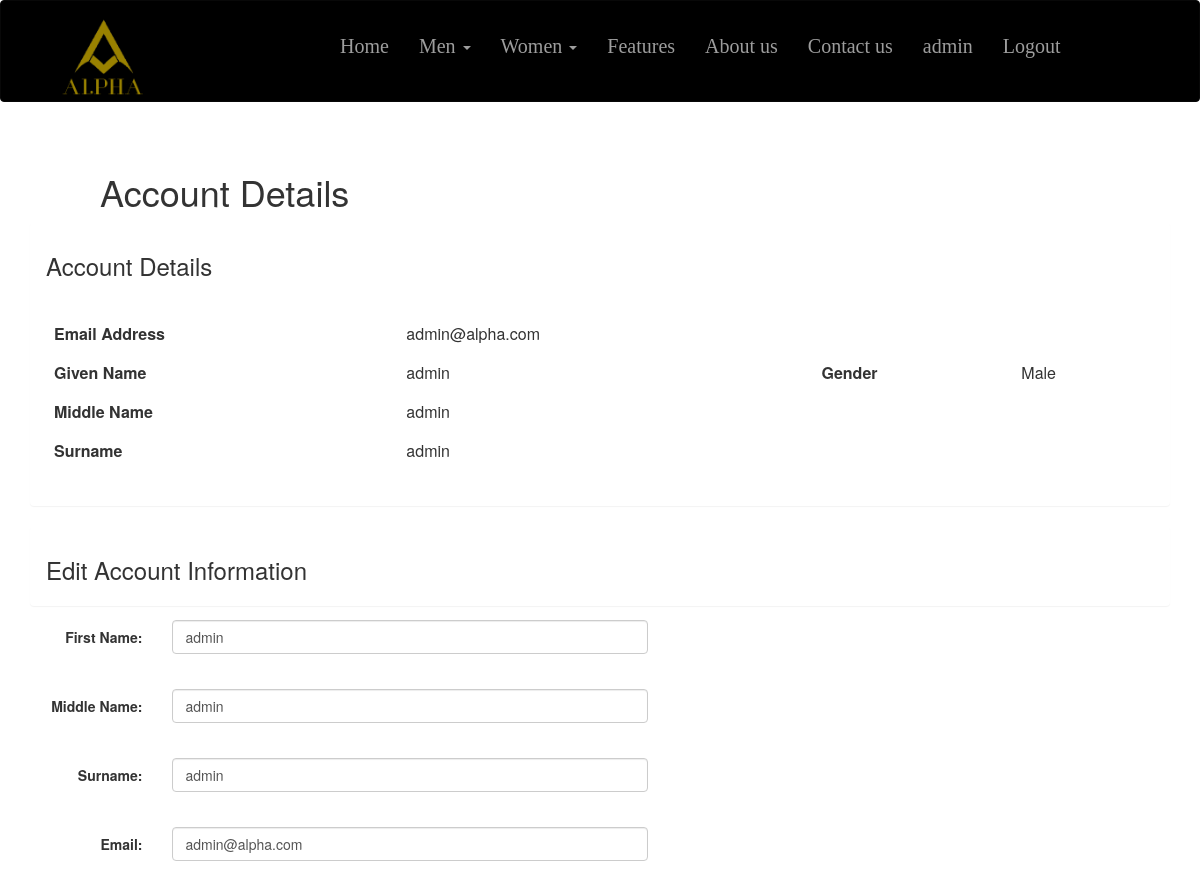
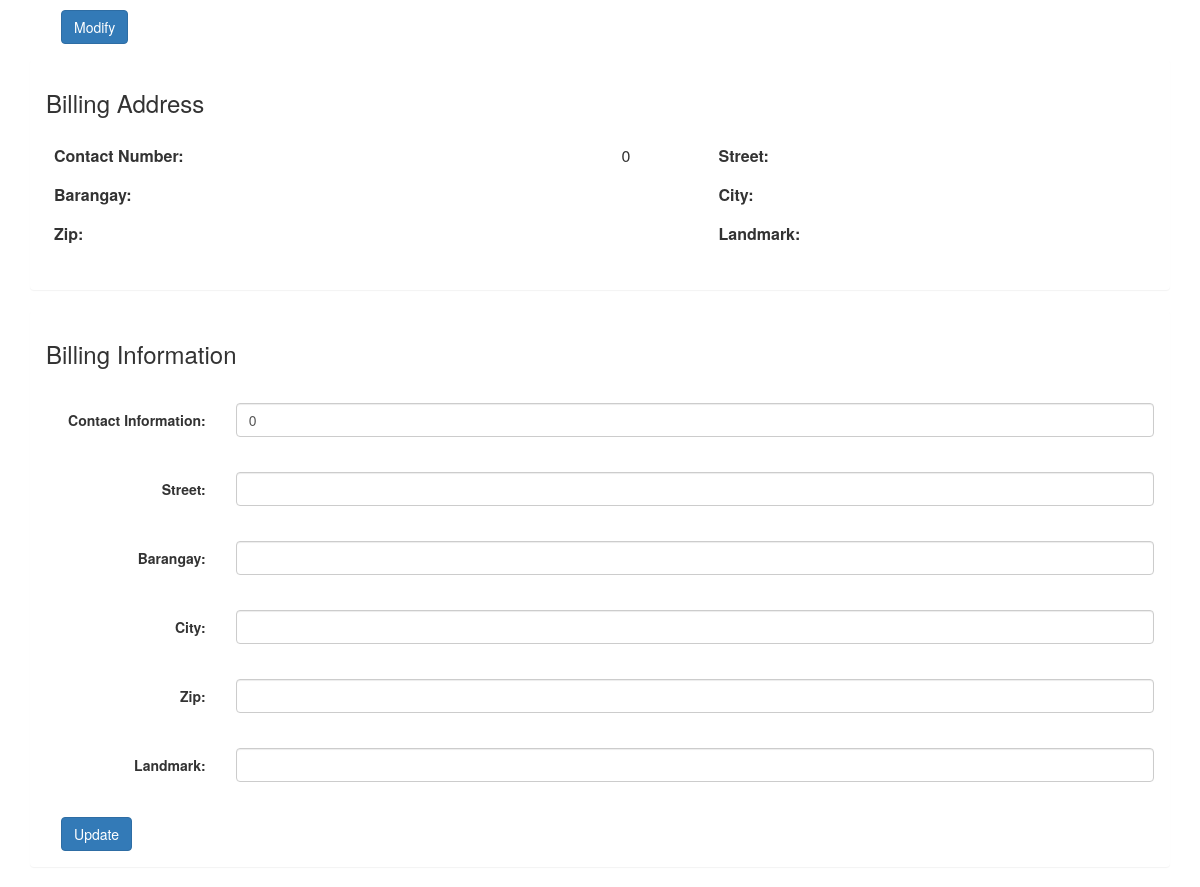
Screenshot of /register/home.php (signed in) with the database file from the repository (2 pictures, top to bottom).
### tables this page shows
CREATE TABLE `reg` (
  `user_id` int(11) NOT NULL,
  `email` varchar(50) NOT NULL,
  `password` varchar(500) NOT NULL,
  `fname` varchar(50) NOT NULL,
  `lname` varchar(50) NOT NULL,
  `mname` varchar(50) NOT NULL,
  `gender` varchar(50) NOT NULL,
  `Status` varchar(1) NOT NULL,
  `contact` int(11) NOT NULL,
  `street` varchar(100) NOT NULL,
  `barangay` varchar(100) NOT NULL,
  `city` varchar(100) NOT NULL,
  `zip` varchar(100) NOT NULL,
  `landmark` varchar(100) NOT NULL
);

### register/home.php (the view, shortened to what this page needs)
<html>
<head>
			<link href="reg.css" type="text/css" rel="stylesheet">
</head>
<?php
	include("heading.php");
	if(empty($_SESSION['user_id']))
		header("location: ../register/login.php");
	else{
		include '../connect/conn.php';
		$result = mysqli_query($conn, "SELECT * FROM reg WHERE user_id = $_SESSION[user_id]");
		$row = mysqli_fetch_assoc($result);
		echo "<h1>Account Details</h1>";
	}
?>
	</head>
	<body>
		<div class = "container">
			<div class = "row">
				<div class = "col-sm-12">
					<div class = "panel">
						<div class = "panel-heading">
							<h3> Account Details </h3>
						</div>
						<div class = "panel-body">
							<table class = "table table-borderless" class = "col-sm-6">
								<tbody>
									<tr>
										<th> Email Address </th>
										<td> <?php echo $row['email'] ?> </td>
									</tr>
									<tr>
										<th> Given Name </th>
										<td> <?php echo $row['fname'] ?> </td>
										<th> Gender </th>
										<td> <?php echo $row['gender'] == 'male' ? 'Male' : "Female"; ?> </td>
									</tr>
									<tr>
										<th> Middle Name </th>
										<td> <?php echo $row['mname'] ?> </td>
									</tr>
									<tr>
										<th> Surname </th>
										<td> <?php echo $row['lname'] ?> </td>
									</tr>
								</tbody>
							</table>
						</div>
					</div>
				</div>
				<div class = "col-sm-12">
					<div class = "panel">
						<div class = "panel-heading">
							<h3> Edit Account Information </h3>
						</div>
						<div class = "panel-body col-sm-8">
							<form class = 'form-horizontal' method = 'post' action = 'home.php'>
								<div class = "form-group">
									<label class = "control-label col-sm-2"> First Name: </label>
									<div class = "col-sm-8">
										<input type = "text" class = "form-control" name = "fname" value = '<?php echo $row['fname'] ?>'> <br>
									</div>
								</div>
								<div class = "form-group">
									<label class = "control-label col-sm-2"> Middle Name:  </label>
									<div class = "col-sm-8">
										<input type = "text" class = "form-control" name = "mname" value = '<?php echo $row['mname'] ?>'> <br>
									</div>
								</div>
								<div class = "form-group">
									<label class = "control-label col-sm-2"> Surname:  </label>
									<div class = "col-sm-8">
										<input type = "text" class = "form-control" name = "lname" value = '<?php echo $row['lname'] ?>'> <br>
									</div>
								</div>
								<div class = "form-group">
									<label class = "control-label col-sm-2"> Email: </label>
									<div class = "col-sm-8">
										<input type = "email" class = "form-control" name = "email" value = '<?php echo $row['email'] ?>'> <br>
									</div>
								</div>
								<div class = "col-sm-2">
									<button type = "submit" class = "btn btn-primary" name = 'register'> Modify</button>
								</div>
								<div class = "col-sm-6">
								</div>
							</form>
						</div>
					</div>
				</div>
			</div>
		</div>
		<div class = "container">
			<div class = "row">
				<div class = "col-sm-12">
					<div class = "panel">
						<div class = "panel-heading col-sm-6">
							<h3> Billing Address</h3>
						</div>
						<div class = "panel-body">
							<table class = "table table-borderless" class = "col-sm-6">
								<tbody>
									<tr>
										<th>Contact Number: </th>
										<td><?php echo $row['contact'];?> </td>
										<th>Street: </th>
										<td><?php echo $row['street'];?> </td>
									</tr>
									<tr>
										<th>Barangay: </th>
										<td> <?php echo $row['barangay'];?></td>
										<th>City: </th>
										<td><?php echo $row['city'];?> </td>
									</tr>
									<tr>
										<th>Zip: </th>
										<td><?php echo $row['zip']; ?> </td>
										<th>Landmark: </th>
										<td><?php echo $row['landmark']; ?> </td>
									</tr>
								</tbody>
							</table>
						</div>
					</div>
				</div>
				<div class = "col-sm-12">
					<div class = "panel">
						<div class = "panel-heading">
							<h3> Billing Information </h3>
						</div>
						<div class = "panel-body">
							<form class = 'form-horizontal' method = 'post' action = 'home.php'>
								<div class = "form-group">
									<label class = "control-label col-sm-2"> Contact Information: </label>
									<div class = "col-sm-10">
										<input type = "text" class = "form-control" name = "contact" minlength = "11" value = '<?php echo $row['contact'] ?>'> <br>
									</div>
								</div>
								<div class = "form-group">
									<label class = "control-label col-sm-2"> Street: </label>
									<div class = "col-sm-10">
										<input type = "text" class = "form-control" name = "street" value = '<?php echo $row['street'] ?>'> <br>
									</div>
								</div>
								<div class = "form-group">
									<label class = "control-label col-sm-2"> Barangay: </label>
									<div class = "col-sm-10">
										<input type = "text" class = "form-control" name = "barangay" value = '<?php echo $row['barangay'] ?>'> <br>
									</div>
								</div>
								<div class = "form-group">
									<label class = "control-label col-sm-2"> City: </label>
									<div class = "col-sm-10">
										<input type = "text" class = "form-control" name = "city" value = '<?php echo $row['city'] ?>'> <br>
									</div>
								</div>
								<div class = "form-group">
									<label class = "control-label col-sm-2"> Zip: </label>
									<div class = "col-sm-10">
										<input type = "text" class = "form-control" name = "zip" minlength = "4" value = '<?php echo $row['zip'] ?>'> <br>
									</div>
								</div>
								<div class = "form-group">
									<label class = "control-label col-sm-2"> Landmark: </label>
									<div class = "col-sm-10">
										<input type = "text" class = "form-control" name = "landmark" value = '<?php echo $row['landmark'] ?>'> <br>
									</div>
								</div>
								<div class = "col-sm-2">
									<button type = "submit" class = "btn btn-primary" name = 'submit'> Update </button>
								</div>
								<div class = "col-sm-6">
								</div>
							</form>
						</div>
					</div>
				</div>
			</div>
		</div>
</html>

### register/heading.php (shortened to what this page needs)
<!DOCTYPE HTML>
<html>
<head><meta charset="utf-8"><link href="https://maxcdn.bootstrapcdn.com/bootstrap/3.3.6/css/bootstrap.min.css" rel="stylesheet" />
<link href="fonts.css" rel="stylesheet">
<link href="underline.css" type="text/css" rel="stylesheet">
<link href="footer.css" type="text/css" rel="stylesheet">
</head>
<body>
<nav class="navbar navbar-inverse">
  <div class="container">
    <div class="navbar-header">
      <a class="navbar-brand" href="#" ><img src="A.png" id="#logo" class="col-md-6 col-xs-5"></a>
    </div>
    <div class="collapse navbar-collapse" id="bs-example-navbar-collapse-1">
      <ul class="nav navbar-nav navbar-center">
        <li><a href="#">Home<span class="sr-only">(current)</span></a></li>
        <li class="dropdown">
          <a href="#" class="dropdown-toggle" data-toggle="dropdown" role="button" aria-haspopup="true" aria-expanded="false">
				Men
				<span class="caret"></span>
		  </a>
        </li>
		 <li class="dropdown">
          <a href="#" class="dropdown-toggle" data-toggle="dropdown" role="button" aria-haspopup="true" aria-expanded="false">
				Women
				<span class="caret"></span>
		  </a>
        </li>
		<li><a href="#">Features<span class="sr-only"></span></a></li>
		<li><a href="#footer">About us<span class="sr-only"></span></a></li>
		<li><a href="#footer">Contact us<span class="sr-only"></span></a></li>
    <?php
        if(empty($_SESSION['user_id'])){
          echo "<li><a href='login.php'>Login<span class='sr-only'></span></a></li>";
          echo "<li><a href='reg.php'>Register<span class='sr-only'></span></a></li>";
        }
        else{
          include '../connect/conn.php';
          $result = mysqli_query($conn, "SELECT * FROM reg WHERE user_id = $_SESSION[user_id]");
          $row = mysqli_fetch_assoc($result);
          echo "<li><a href='home.php'> ". $row['fname'] ."<span class = 'sr-only></span></a></li>";
          echo "<li><a href='../register/logout.php'><span class='sr-only'></span></a></li>";
          echo "<li><a href='../register/logout.php'> Logout <span class='sr-only'></span></a></li>";
        }
    ?>
	  </ul>
    </div>
  </div>
</nav>

### register/reg.css (style rules this page uses)
h1 { padding-left:100px; padding-top:50px; font-family: 'Playfair Display', serif; }

### register/heading.php (style rules this page uses)
.navbar , .btn-new { background:black; }
.navbar .navbar-brand { height: 100px; }
.nav { position:relative; top:20px; font-family: 'Playfair Display', serif; font-size:15pt; }
@media (min-width: 768px) { .container, .panel-table, { max-height: 100px; max-width: 500px; } }

### register/home.php (style rules this page uses)
.table-borderless > tbody > tr > td, .table-borderless > tbody > tr > th, .table-borderless > tfoot > tr > td, .table-borderless > tfoot > tr > th, .table-borderless > thead > tr > td, .table-borderless > thead > tr > th { border: none; }

### rows the page displays
reg: fname "admin", email "admin@alpha.com", mname "admin", lname "admin", contact "0"
